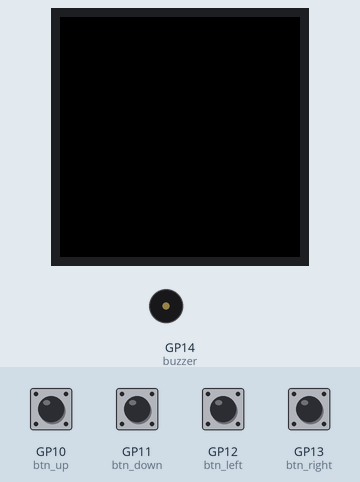
A program run on a simulated Raspberry Pi Pico running MicroPython. Parts: 240×240 colour display, buzzer (waves = sounding). The inputs (shaded band) are chosen by the test bench; at power-on: GP10 (btn_up), GP11 (btn_down), GP12 (btn_left), GP13 (btn_right) HIGH. Library files of the repository ran but are not shown: st7789py.py; what the program prints to the serial console is not drawn.

Above: at 1.9 s.
2.0 s: GP10 (btn_up) pulled LOW for 0.15 s
At 2.6 s:
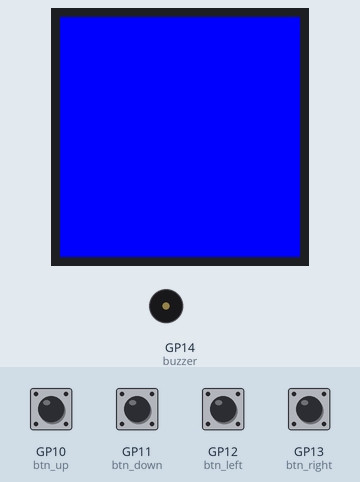
3.6 s: GP11 (btn_down) pulled LOW for 1 s
At 5.6 s:
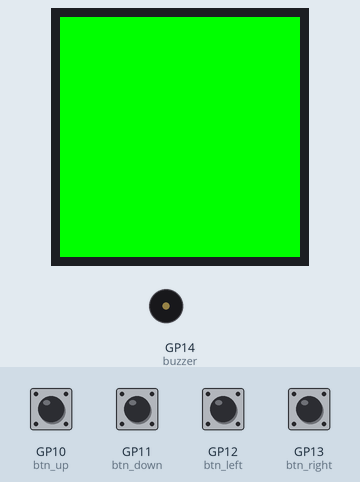
6.1 s: GP12 (btn_left) pulled LOW for 0.15 s
At 6.6 s:
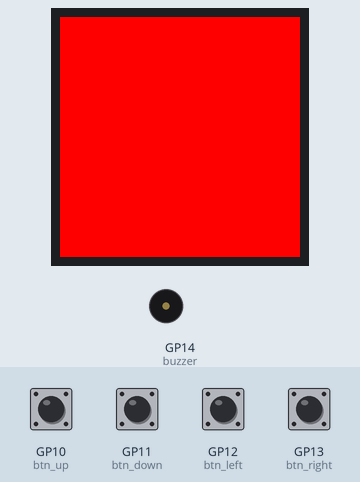
7.7 s: GP13 (btn_right) pulled LOW for 0.15 s
At 8.1 s:
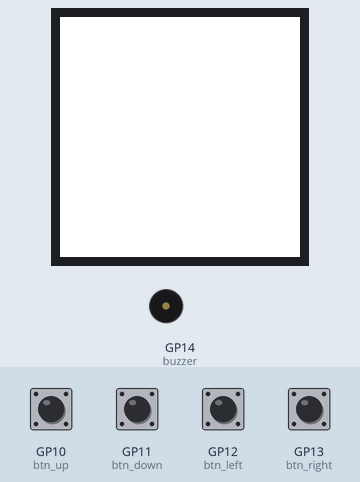
9.3 s: GP10 (btn_up) pulled LOW for 1 s
At 11.1 s:
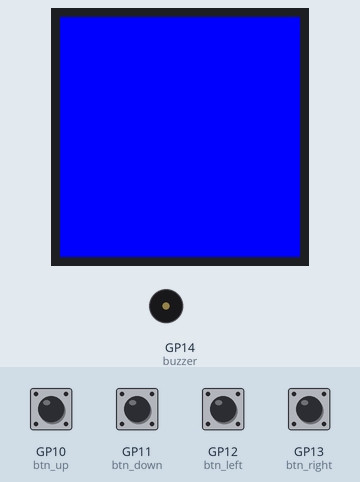
11.8 s: GP12 (btn_left) pulled LOW for 1 s
At 14.3 s:
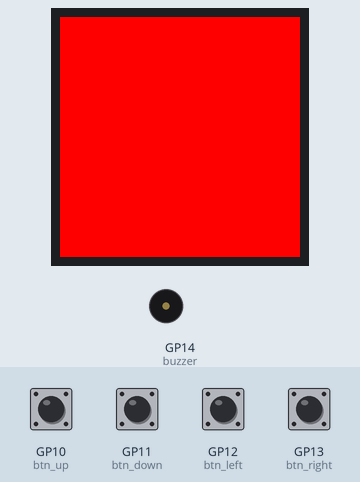
Timing chart, 0 to 15.3 s (numbered marks = the images above; inputs shaded):
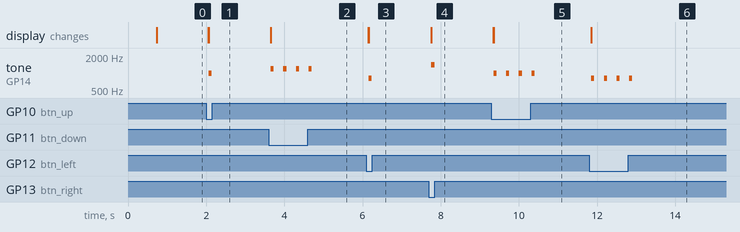

The program:

prueba-perifericos.py
```python
from machine import Pin, SPI, PWM
import time
import st7789py as st7789

# Pines del display
PIN_SCK = 2
PIN_MOSI = 3
PIN_RESET = 7
PIN_DC = 6
PIN_BLK = 8

# Pines de botones
PIN_UP = 10
PIN_DOWN = 11
PIN_LEFT = 12
PIN_RIGHT = 13

# Pin del buzzer
PIN_BUZZER = 14

# Botones con resistencia pull-up interna
btn_up = Pin(PIN_UP, Pin.IN, Pin.PULL_UP)
btn_down = Pin(PIN_DOWN, Pin.IN, Pin.PULL_UP)
btn_left = Pin(PIN_LEFT, Pin.IN, Pin.PULL_UP)
btn_right = Pin(PIN_RIGHT, Pin.IN, Pin.PULL_UP)

# Buzzer pasivo
buzzer = PWM(Pin(PIN_BUZZER))
buzzer.duty_u16(0)

def beep(freq=1200, duration_ms=80, volume=12000):
    buzzer.freq(freq)
    buzzer.duty_u16(volume)
    time.sleep_ms(duration_ms)
    buzzer.duty_u16(0)

# Luz de fondo
backlight = Pin(PIN_BLK, Pin.OUT)
backlight.value(1)

# SPI0
spi = SPI(
    0,
    baudrate=40_000_000,
    polarity=1,
    phase=1,
    sck=Pin(PIN_SCK),
    mosi=Pin(PIN_MOSI)
)

# Inicialización del display ST7789 240x240
tft = st7789.ST7789(
    spi,
    240,
    240,
    reset=Pin(PIN_RESET, Pin.OUT),
    dc=Pin(PIN_DC, Pin.OUT),
    cs=None,
    backlight=backlight,
    rotation=0
)

# Pantalla inicial
tft.fill(st7789.BLACK)

while True:

    if btn_up.value() == 0:
        tft.fill(st7789.BLUE)
        print("ARRIBA - AZUL")
        beep(1000, 80)
        time.sleep_ms(200)

    elif btn_down.value() == 0:
        tft.fill(st7789.GREEN)
        print("ABAJO - VERDE")
        beep(1200, 80)
        time.sleep_ms(200)

    elif btn_right.value() == 0:
        tft.fill(st7789.WHITE)
        print("DERECHA - BLANCO")
        beep(1400, 80)
        time.sleep_ms(200)

    elif btn_left.value() == 0:
        tft.fill(st7789.RED)
        print("IZQUIERDA - ROJO")
        beep(800, 80)
        time.sleep_ms(200)

    else:
        # No hace nada cuando no se presionan botones
        buzzer.duty_u16(0)
        time.sleep_ms(20)
```

Measured:
- after the input at 2.0 s, tone on GP14 (buzzer): silent → 1000 Hz after 0.06 s, → silent 0.08 s later; the display: first changes after 0.06 s (image 1 shows a later state)
- after the input at 3.6 s, tone on GP14 (buzzer): alternates 1200 Hz for 0.08 s and silent for 0.24 s, 8 changes in all, then stays silent, starting after 0.05 s; the display: first changes after 0.05 s (image 2 shows a later state)
- after the input at 6.1 s, tone on GP14 (buzzer): silent → 800 Hz after 0.05 s, → silent 0.08 s later; the display: first changes after 0.05 s (image 3 shows a later state)
- after the input at 7.7 s, tone on GP14 (buzzer): silent → 1400 Hz after 0.06 s, → silent 0.08 s later; the display: first changes after 0.06 s (image 4 shows a later state)
- after the input at 9.3 s, tone on GP14 (buzzer): alternates 1000 Hz for 0.08 s and silent for 0.24 s, 8 changes in all, then stays silent, starting after 0.05 s; the display: first changes after 0.05 s (image 5 shows a later state)
- after the input at 11.8 s, tone on GP14 (buzzer): alternates 800 Hz for 0.08 s and silent for 0.24 s, 8 changes in all, then stays silent, starting after 0.05 s; the display: first changes after 0.05 s (image 6 shows a later state)
